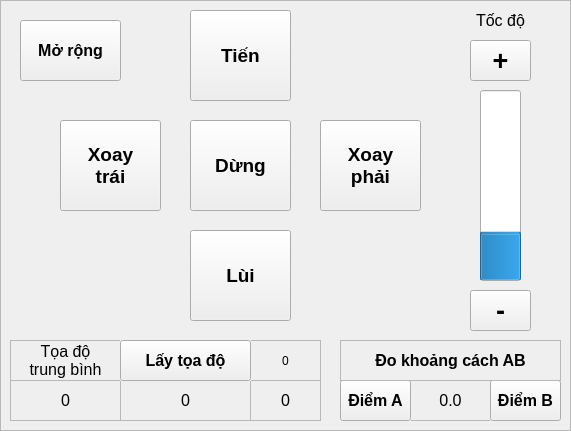
    <widget class="QFrame" name="fr_handMode_move">
     <property name="geometry">
      <rect>
       <x>320</x>
       <y>0</y>
       <width>571</width>
       <height>431</height>
      </rect>
     </property>
     <property name="autoFillBackground">
      <bool>true</bool>
     </property>
     <property name="frameShape">
      <enum>QFrame::StyledPanel</enum>
     </property>
     <property name="frameShadow">
      <enum>QFrame::Raised</enum>
     </property>
     <widget class="QLabel" name="lbv_coorAverage_x">
      <property name="geometry">
       <rect>
        <x>10</x>
        <y>380</y>
        <width>111</width>
        <height>41</height>
       </rect>
      </property>
      <property name="font">
       <font>
        <pointsize>12</pointsize>
       </font>
      </property>
      <property name="autoFillBackground">
       <bool>false</bool>
      </property>
      <property name="frameShape">
       <enum>QFrame::StyledPanel</enum>
      </property>
      <property name="text">
       <string>0</string>
      </property>
      <property name="alignment">
       <set>Qt::AlignCenter</set>
      </property>
     </widget>
     <widget class="QPushButton" name="bt_forwards">
      <property name="geometry">
       <rect>
        <x>190</x>
        <y>10</y>
        <width>101</width>
        <height>91</height>
       </rect>
      </property>
      <property name="font">
       <font>
        <pointsize>14</pointsize>
        <weight>75</weight>
        <bold>true</bold>
       </font>
      </property>
      <property name="text">
       <string>Tiến</string>
      </property>
     </widget>
     <widget class="QLabel" name="lb_coorAverage">
      <property name="geometry">
       <rect>
        <x>10</x>
        <y>340</y>
        <width>111</width>
        <height>41</height>
       </rect>
      </property>
      <property name="font">
       <font>
        <pointsize>12</pointsize>
        <weight>50</weight>
        <bold>false</bold>
       </font>
      </property>
      <property name="autoFillBackground">
       <bool>false</bool>
      </property>
      <property name="frameShape">
       <enum>QFrame::StyledPanel</enum>
      </property>
      <property name="lineWidth">
       <number>1</number>
      </property>
      <property name="midLineWidth">
       <number>0</number>
      </property>
      <property name="text">
       <string>Tọa độ
trung bình</string>
      </property>
      <property name="scaledContents">
       <bool>false</bool>
      </property>
      <property name="alignment">
       <set>Qt::AlignCenter</set>
      </property>
      <property name="wordWrap">
       <bool>false</bool>
      </property>
      <property name="openExternalLinks">
       <bool>false</bool>
      </property>
     </widget>
     <widget class="QPushButton" name="bt_backwards">
      <property name="geometry">
       <rect>
        <x>190</x>
        <y>230</y>
        <width>101</width>
        <height>91</height>
       </rect>
      </property>
      <property name="font">
       <font>
        <pointsize>14</pointsize>
        <weight>75</weight>
        <bold>true</bold>
       </font>
      </property>
      <property name="text">
       <string>Lùi</string>
      </property>
     </widget>
     <widget class="QLabel" name="lbv_coorAverage_y">
      <property name="geometry">
       <rect>
        <x>120</x>
        <y>380</y>
        <width>131</width>
        <height>41</height>
       </rect>
      </property>
      <property name="font">
       <font>
        <pointsize>12</pointsize>
       </font>
      </property>
      <property name="autoFillBackground">
       <bool>false</bool>
      </property>
      <property name="frameShape">
       <enum>QFrame::StyledPanel</enum>
      </property>
      <property name="text">
       <string>0</string>
      </property>
      <property name="alignment">
       <set>Qt::AlignCenter</set>
      </property>
     </widget>
     <widget class="QLabel" name="lbv_deltaDistance">
      <property name="geometry">
       <rect>
        <x>410</x>
        <y>380</y>
        <width>81</width>
        <height>41</height>
       </rect>
      </property>
      <property name="font">
       <font>
        <pointsize>12</pointsize>
       </font>
      </property>
      <property name="autoFillBackground">
       <bool>false</bool>
      </property>
      <property name="frameShape">
       <enum>QFrame::StyledPanel</enum>
      </property>
      <property name="text">
       <string>0.0</string>
      </property>
      <property name="alignment">
       <set>Qt::AlignCenter</set>
      </property>
     </widget>
     <widget class="QLabel" name="lb_speed">
      <property name="geometry">
       <rect>
        <x>460</x>
        <y>0</y>
        <width>81</width>
        <height>41</height>
       </rect>
      </property>
      <property name="font">
       <font>
        <pointsize>12</pointsize>
        <weight>50</weight>
        <bold>false</bold>
       </font>
      </property>
      <property name="autoFillBackground">
       <bool>false</bool>
      </property>
      <property name="frameShape">
       <enum>QFrame::NoFrame</enum>
      </property>
      <property name="lineWidth">
       <number>1</number>
      </property>
      <property name="midLineWidth">
       <number>0</number>
      </property>
      <property name="text">
       <string>Tốc độ</string>
      </property>
      <property name="scaledContents">
       <bool>false</bool>
      </property>
      <property name="alignment">
       <set>Qt::AlignCenter</set>
      </property>
      <property name="wordWrap">
       <bool>false</bool>
      </property>
      <property name="openExternalLinks">
       <bool>false</bool>
      </property>
     </widget>
     <widget class="QPushButton" name="bt_disPointA">
      <property name="geometry">
       <rect>
        <x>340</x>
        <y>380</y>
        <width>71</width>
        <height>41</height>
       </rect>
      </property>
      <property name="font">
       <font>
        <family>Ubuntu</family>
        <pointsize>12</pointsize>
        <weight>75</weight>
        <bold>true</bold>
       </font>
      </property>
      <property name="focusPolicy">
       <enum>Qt::ClickFocus</enum>
      </property>
      <property name="autoFillBackground">
       <bool>true</bool>
      </property>
      <property name="text">
       <string>Điểm A</string>
      </property>
     </widget>
     <widget class="QLabel" name="lbv_coorAverage_r">
      <property name="geometry">
       <rect>
        <x>250</x>
        <y>380</y>
        <width>71</width>
        <height>41</height>
       </rect>
      </property>
      <property name="font">
       <font>
        <pointsize>12</pointsize>
       </font>
      </property>
      <property name="autoFillBackground">
       <bool>false</bool>
      </property>
      <property name="frameShape">
       <enum>QFrame::StyledPanel</enum>
      </property>
      <property name="text">
       <string>0</string>
      </property>
      <property name="alignment">
       <set>Qt::AlignCenter</set>
      </property>
     </widget>
     <widget class="QPushButton" name="bt_disPointB">
      <property name="geometry">
       <rect>
        <x>490</x>
        <y>380</y>
        <width>71</width>
        <height>41</height>
       </rect>
      </property>
      <property name="font">
       <font>
        <family>Ubuntu</family>
        <pointsize>12</pointsize>
        <weight>75</weight>
        <bold>true</bold>
       </font>
      </property>
      <property name="focusPolicy">
       <enum>Qt::ClickFocus</enum>
      </property>
      <property name="autoFillBackground">
       <bool>true</bool>
      </property>
      <property name="text">
       <string>Điểm B</string>
      </property>
     </widget>
     <widget class="QPushButton" name="bt_rotation_right">
      <property name="geometry">
       <rect>
        <x>320</x>
        <y>120</y>
        <width>101</width>
        <height>91</height>
       </rect>
      </property>
      <property name="font">
       <font>
        <pointsize>14</pointsize>
        <weight>75</weight>
        <bold>true</bold>
       </font>
      </property>
      <property name="text">
       <string>Xoay 
phải</string>
      </property>
     </widget>
     <widget class="QLabel" name="lbv_coorAverage_times">
      <property name="geometry">
       <rect>
        <x>250</x>
        <y>340</y>
        <width>71</width>
        <height>41</height>
       </rect>
      </property>
      <property name="autoFillBackground">
       <bool>false</bool>
      </property>
      <property name="frameShape">
       <enum>QFrame::StyledPanel</enum>
      </property>
      <property name="text">
       <string>0</string>
      </property>
      <property name="alignment">
       <set>Qt::AlignCenter</set>
      </property>
     </widget>
     <widget class="QLabel" name="lb_measureDistance">
      <property name="geometry">
       <rect>
        <x>340</x>
        <y>340</y>
        <width>221</width>
        <height>41</height>
       </rect>
      </property>
      <property name="font">
       <font>
        <pointsize>12</pointsize>
        <weight>75</weight>
        <bold>true</bold>
       </font>
      </property>
      <property name="autoFillBackground">
       <bool>false</bool>
      </property>
      <property name="frameShape">
       <enum>QFrame::StyledPanel</enum>
      </property>
      <property name="lineWidth">
       <number>1</number>
      </property>
      <property name="midLineWidth">
       <number>0</number>
      </property>
      <property name="text">
       <string>Đo khoảng cách AB</string>
      </property>
      <property name="scaledContents">
       <bool>false</bool>
      </property>
      <property name="alignment">
       <set>Qt::AlignCenter</set>
      </property>
      <property name="wordWrap">
       <bool>false</bool>
      </property>
      <property name="openExternalLinks">
       <bool>false</bool>
      </property>
     </widget>
     <widget class="QPushButton" name="bt_rotation_left">
      <property name="geometry">
       <rect>
        <x>60</x>
        <y>120</y>
        <width>101</width>
        <height>91</height>
       </rect>
      </property>
      <property name="font">
       <font>
        <pointsize>14</pointsize>
        <weight>75</weight>
        <bold>true</bold>
       </font>
      </property>
      <property name="text">
       <string>Xoay 
trái</string>
      </property>
     </widget>
     <widget class="QPushButton" name="bt_stop">
      <property name="geometry">
       <rect>
        <x>190</x>
        <y>120</y>
        <width>101</width>
        <height>91</height>
       </rect>
      </property>
      <property name="font">
       <font>
        <pointsize>14</pointsize>
        <weight>75</weight>
        <bold>true</bold>
       </font>
      </property>
      <property name="text">
       <string>Dừng</string>
      </property>
     </widget>
     <widget class="QPushButton" name="bt_coorAverage">
      <property name="geometry">
       <rect>
        <x>120</x>
        <y>340</y>
        <width>131</width>
        <height>41</height>
       </rect>
      </property>
      <property name="font">
       <font>
        <family>Ubuntu</family>
        <pointsize>12</pointsize>
        <weight>75</weight>
        <bold>true</bold>
       </font>
      </property>
      <property name="focusPolicy">
       <enum>Qt::ClickFocus</enum>
      </property>
      <property name="autoFillBackground">
       <bool>true</bool>
      </property>
      <property name="text">
       <string>Lấy tọa độ</string>
      </property>
     </widget>
     <widget class="QPushButton" name="bt_controlConveyor_show">
      <property name="geometry">
       <rect>
        <x>20</x>
        <y>20</y>
        <width>101</width>
        <height>61</height>
       </rect>
      </property>
      <property name="font">
       <font>
        <pointsize>12</pointsize>
        <weight>75</weight>
        <bold>true</bold>
       </font>
      </property>
      <property name="text">
       <string>Mở rộng</string>
      </property>
     </widget>
     <widget class="QProgressBar" name="pb_speed">
      <property name="geometry">
       <rect>
        <x>480</x>
        <y>90</y>
        <width>41</width>
        <height>191</height>
       </rect>
      </property>
      <property name="layoutDirection">
       <enum>Qt::LeftToRight</enum>
      </property>
      <property name="value">
       <number>24</number>
      </property>
      <property name="alignment">
       <set>Qt::AlignCenter</set>
      </property>
      <property name="textVisible">
       <bool>false</bool>
      </property>
      <property name="orientation">
       <enum>Qt::Vertical</enum>
      </property>
      <property name="invertedAppearance">
       <bool>false</bool>
      </property>
      <property name="textDirection">
       <enum>QProgressBar::TopToBottom</enum>
      </property>
     </widget>
     <widget class="QPushButton" name="bt_reduceSpeed">
      <property name="geometry">
       <rect>
        <x>470</x>
        <y>290</y>
        <width>61</width>
        <height>41</height>
       </rect>
      </property>
      <property name="font">
       <font>
        <family>Ubuntu</family>
        <pointsize>20</pointsize>
        <weight>75</weight>
        <bold>true</bold>
       </font>
      </property>
      <property name="focusPolicy">
       <enum>Qt::ClickFocus</enum>
      </property>
      <property name="autoFillBackground">
       <bool>true</bool>
      </property>
      <property name="text">
       <string>-</string>
      </property>
     </widget>
     <widget class="QPushButton" name="bt_upSpeed">
      <property name="geometry">
       <rect>
        <x>470</x>
        <y>40</y>
        <width>61</width>
        <height>41</height>
       </rect>
      </property>
      <property name="font">
       <font>
        <family>Ubuntu</family>
        <pointsize>20</pointsize>
        <weight>75</weight>
        <bold>true</bold>
       </font>
      </property>
      <property name="focusPolicy">
       <enum>Qt::ClickFocus</enum>
      </property>
      <property name="autoFillBackground">
       <bool>true</bool>
      </property>
      <property name="text">
       <string>+</string>
      </property>
     </widget>
    </widget>
